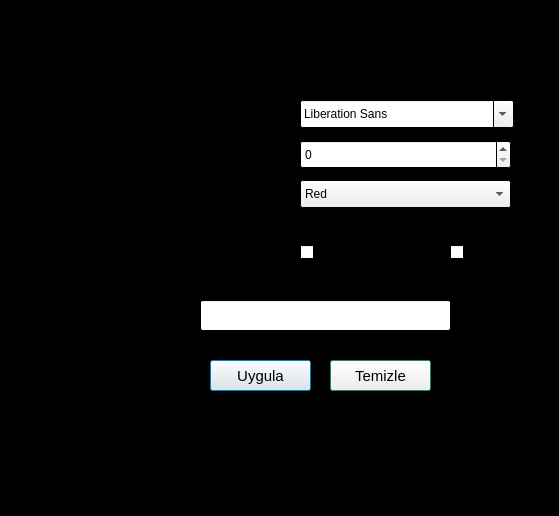
<?xml version="1.0" encoding="UTF-8"?>
<ui version="4.0">
 <class>Dialog</class>
 <widget class="QDialog" name="Dialog">
  <property name="geometry">
   <rect>
    <x>0</x>
    <y>0</y>
    <width>559</width>
    <height>516</height>
   </rect>
  </property>
  <property name="palette">
   <palette>
    <active>
     <colorrole role="Window">
      <brush brushstyle="SolidPattern">
       <color alpha="255">
        <red>0</red>
        <green>0</green>
        <blue>0</blue>
       </color>
      </brush>
     </colorrole>
    </active>
    <inactive>
     <colorrole role="Window">
      <brush brushstyle="SolidPattern">
       <color alpha="255">
        <red>0</red>
        <green>0</green>
        <blue>0</blue>
       </color>
      </brush>
     </colorrole>
    </inactive>
    <disabled>
     <colorrole role="Base">
      <brush brushstyle="SolidPattern">
       <color alpha="255">
        <red>0</red>
        <green>0</green>
        <blue>0</blue>
       </color>
      </brush>
     </colorrole>
     <colorrole role="Window">
      <brush brushstyle="SolidPattern">
       <color alpha="255">
        <red>0</red>
        <green>0</green>
        <blue>0</blue>
       </color>
      </brush>
     </colorrole>
    </disabled>
   </palette>
  </property>
  <property name="windowTitle">
   <string>Dialog</string>
  </property>
  <widget class="QLabel" name="label">
   <property name="geometry">
    <rect>
     <x>160</x>
     <y>10</y>
     <width>261</width>
     <height>51</height>
    </rect>
   </property>
   <property name="font">
    <font>
     <pointsize>12</pointsize>
    </font>
   </property>
   <property name="focusPolicy">
    <enum>Qt::FocusPolicy::NoFocus</enum>
   </property>
   <property name="text">
    <string>Yazı Biçimlendirme Arayüzü</string>
   </property>
  </widget>
  <widget class="QLabel" name="label_2">
   <property name="geometry">
    <rect>
     <x>20</x>
     <y>100</y>
     <width>121</width>
     <height>20</height>
    </rect>
   </property>
   <property name="font">
    <font>
     <pointsize>10</pointsize>
    </font>
   </property>
   <property name="focusPolicy">
    <enum>Qt::FocusPolicy::NoFocus</enum>
   </property>
   <property name="text">
    <string>Yazı Tipi Fontu : </string>
   </property>
  </widget>
  <widget class="QLabel" name="label_3">
   <property name="geometry">
    <rect>
     <x>20</x>
     <y>140</y>
     <width>161</width>
     <height>31</height>
    </rect>
   </property>
   <property name="font">
    <font>
     <pointsize>10</pointsize>
    </font>
   </property>
   <property name="focusPolicy">
    <enum>Qt::FocusPolicy::NoFocus</enum>
   </property>
   <property name="text">
    <string>Yazı Tipi Büyüklüğü : </string>
   </property>
  </widget>
  <widget class="QLabel" name="label_4">
   <property name="geometry">
    <rect>
     <x>20</x>
     <y>180</y>
     <width>161</width>
     <height>31</height>
    </rect>
   </property>
   <property name="font">
    <font>
     <pointsize>10</pointsize>
    </font>
   </property>
   <property name="focusPolicy">
    <enum>Qt::FocusPolicy::NoFocus</enum>
   </property>
   <property name="text">
    <string>Renk :</string>
   </property>
  </widget>
  <widget class="QFontComboBox" name="font_box">
   <property name="geometry">
    <rect>
     <x>300</x>
     <y>100</y>
     <width>214</width>
     <height>28</height>
    </rect>
   </property>
  </widget>
  <widget class="QSpinBox" name="size_box">
   <property name="geometry">
    <rect>
     <x>300</x>
     <y>140</y>
     <width>211</width>
     <height>29</height>
    </rect>
   </property>
  </widget>
  <widget class="QComboBox" name="color_box">
   <property name="geometry">
    <rect>
     <x>300</x>
     <y>180</y>
     <width>211</width>
     <height>28</height>
    </rect>
   </property>
   <item>
    <property name="text">
     <string>Red</string>
    </property>
   </item>
   <item>
    <property name="text">
     <string>Green</string>
    </property>
   </item>
   <item>
    <property name="text">
     <string>Pink</string>
    </property>
   </item>
   <item>
    <property name="text">
     <string>Blue</string>
    </property>
   </item>
   <item>
    <property name="text">
     <string>Purple</string>
    </property>
   </item>
   <item>
    <property name="text">
     <string>Brown</string>
    </property>
   </item>
   <item>
    <property name="text">
     <string>Black</string>
    </property>
   </item>
   <item>
    <property name="text">
     <string>White</string>
    </property>
   </item>
  </widget>
  <widget class="QCheckBox" name="bold">
   <property name="geometry">
    <rect>
     <x>300</x>
     <y>240</y>
     <width>92</width>
     <height>25</height>
    </rect>
   </property>
   <property name="font">
    <font>
     <pointsize>10</pointsize>
     <bold>true</bold>
    </font>
   </property>
   <property name="text">
    <string>Bold</string>
   </property>
  </widget>
  <widget class="QCheckBox" name="italik">
   <property name="geometry">
    <rect>
     <x>450</x>
     <y>240</y>
     <width>92</width>
     <height>25</height>
    </rect>
   </property>
   <property name="font">
    <font>
     <pointsize>10</pointsize>
     <italic>true</italic>
    </font>
   </property>
   <property name="text">
    <string>İtalik</string>
   </property>
  </widget>
  <widget class="QLabel" name="label_5">
   <property name="geometry">
    <rect>
     <x>60</x>
     <y>300</y>
     <width>111</width>
     <height>31</height>
    </rect>
   </property>
   <property name="font">
    <font>
     <pointsize>10</pointsize>
     <bold>true</bold>
     <underline>true</underline>
    </font>
   </property>
   <property name="focusPolicy">
    <enum>Qt::FocusPolicy::NoFocus</enum>
   </property>
   <property name="text">
    <string>Yazıyı Giriniz :</string>
   </property>
  </widget>
  <widget class="QLineEdit" name="lineEdit">
   <property name="geometry">
    <rect>
     <x>200</x>
     <y>300</y>
     <width>251</width>
     <height>31</height>
    </rect>
   </property>
  </widget>
  <widget class="QPushButton" name="pushButton">
   <property name="geometry">
    <rect>
     <x>210</x>
     <y>360</y>
     <width>101</width>
     <height>31</height>
    </rect>
   </property>
   <property name="palette">
    <palette>
     <active>
      <colorrole role="Window">
       <brush brushstyle="SolidPattern">
        <color alpha="255">
         <red>85</red>
         <green>170</green>
         <blue>127</blue>
        </color>
       </brush>
      </colorrole>
     </active>
     <inactive>
      <colorrole role="Window">
       <brush brushstyle="SolidPattern">
        <color alpha="255">
         <red>85</red>
         <green>170</green>
         <blue>127</blue>
        </color>
       </brush>
      </colorrole>
     </inactive>
     <disabled>
      <colorrole role="Base">
       <brush brushstyle="SolidPattern">
        <color alpha="255">
         <red>85</red>
         <green>170</green>
         <blue>127</blue>
        </color>
       </brush>
      </colorrole>
      <colorrole role="Window">
       <brush brushstyle="SolidPattern">
        <color alpha="255">
         <red>85</red>
         <green>170</green>
         <blue>127</blue>
        </color>
       </brush>
      </colorrole>
     </disabled>
    </palette>
   </property>
   <property name="font">
    <font>
     <pointsize>11</pointsize>
    </font>
   </property>
   <property name="text">
    <string>Uygula</string>
   </property>
  </widget>
  <widget class="QLabel" name="text">
   <property name="geometry">
    <rect>
     <x>50</x>
     <y>430</y>
     <width>401</width>
     <height>41</height>
    </rect>
   </property>
   <property name="text">
    <string/>
   </property>
  </widget>
  <widget class="QPushButton" name="pushButton_2">
   <property name="geometry">
    <rect>
     <x>330</x>
     <y>360</y>
     <width>101</width>
     <height>31</height>
    </rect>
   </property>
   <property name="palette">
    <palette>
     <active>
      <colorrole role="Window">
       <brush brushstyle="SolidPattern">
        <color alpha="255">
         <red>85</red>
         <green>170</green>
         <blue>127</blue>
        </color>
       </brush>
      </colorrole>
     </active>
     <inactive>
      <colorrole role="Window">
       <brush brushstyle="SolidPattern">
        <color alpha="255">
         <red>85</red>
         <green>170</green>
         <blue>127</blue>
        </color>
       </brush>
      </colorrole>
     </inactive>
     <disabled>
      <colorrole role="Base">
       <brush brushstyle="SolidPattern">
        <color alpha="255">
         <red>85</red>
         <green>170</green>
         <blue>127</blue>
        </color>
       </brush>
      </colorrole>
      <colorrole role="Window">
       <brush brushstyle="SolidPattern">
        <color alpha="255">
         <red>85</red>
         <green>170</green>
         <blue>127</blue>
        </color>
       </brush>
      </colorrole>
     </disabled>
    </palette>
   </property>
   <property name="font">
    <font>
     <pointsize>11</pointsize>
    </font>
   </property>
   <property name="text">
    <string>Temizle</string>
   </property>
  </widget>
 </widget>
 <resources/>
 <connections/>
</ui>
